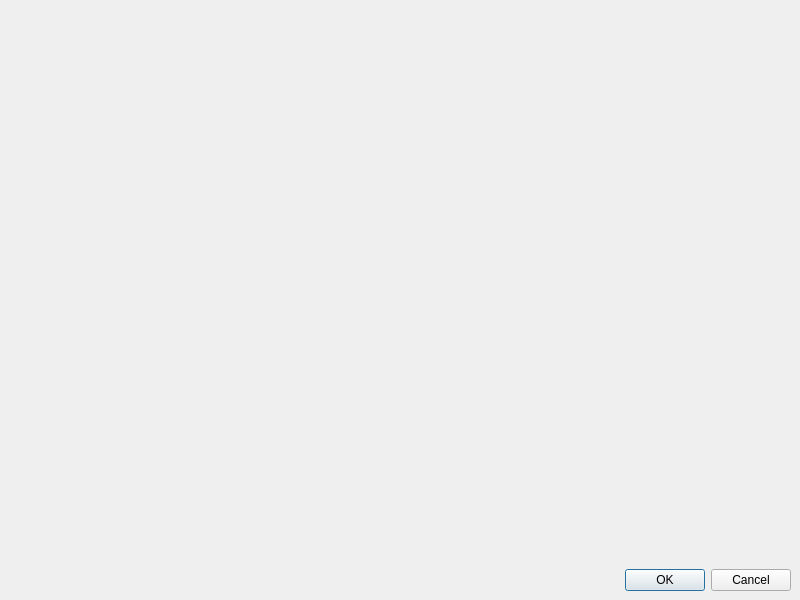
<?xml version="1.0" encoding="UTF-8"?>
<ui version="4.0">
 <class>W_PictureCombiner</class>
 <widget class="QDialog" name="W_PictureCombiner">
  <property name="geometry">
   <rect>
    <x>0</x>
    <y>0</y>
    <width>800</width>
    <height>600</height>
   </rect>
  </property>
  <property name="windowTitle">
   <string>图片合成器</string>
  </property>
  <property name="modal">
   <bool>false</bool>
  </property>
  <layout class="QVBoxLayout" name="verticalLayout" stretch="1,0">
   <property name="spacing">
    <number>0</number>
   </property>
   <property name="leftMargin">
    <number>4</number>
   </property>
   <property name="topMargin">
    <number>4</number>
   </property>
   <property name="rightMargin">
    <number>4</number>
   </property>
   <property name="bottomMargin">
    <number>4</number>
   </property>
   <item>
    <widget class="QWidget" name="widget" native="true"/>
   </item>
   <item>
    <layout class="QHBoxLayout" name="horizontalLayout">
     <property name="leftMargin">
      <number>5</number>
     </property>
     <property name="topMargin">
      <number>5</number>
     </property>
     <property name="rightMargin">
      <number>5</number>
     </property>
     <property name="bottomMargin">
      <number>5</number>
     </property>
     <item>
      <widget class="QDialogButtonBox" name="buttonBox">
       <property name="orientation">
        <enum>Qt::Horizontal</enum>
       </property>
       <property name="standardButtons">
        <set>QDialogButtonBox::Cancel|QDialogButtonBox::Ok</set>
       </property>
       <property name="centerButtons">
        <bool>false</bool>
       </property>
      </widget>
     </item>
    </layout>
   </item>
  </layout>
 </widget>
 <resources/>
 <connections>
  <connection>
   <sender>buttonBox</sender>
   <signal>rejected()</signal>
   <receiver>W_PictureCombiner</receiver>
   <slot>reject()</slot>
   <hints>
    <hint type="sourcelabel">
     <x>325</x>
     <y>156</y>
    </hint>
    <hint type="destinationlabel">
     <x>286</x>
     <y>165</y>
    </hint>
   </hints>
  </connection>
 </connections>
</ui>
